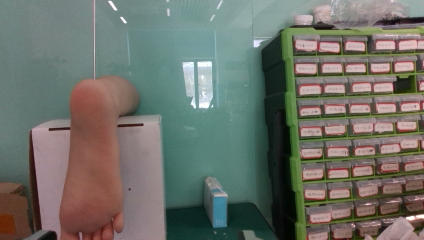
#> input picture debug/pry_buckle/live_frame/color.png, 424 x 240 px, found by its file name
$ python calibrate_platform_a.py
#> lines starting #> are read from the running program, lines starting #| are printed output that depends on the picture; after the words box and inside, x2 and y2 are one past the last pixel; in counts of white or black regions, pixels touching at a corner belong together
### platform_a/handeye_calibration.py
from __future__ import annotations

import math
from dataclasses import dataclass
from typing import Any

import cv2
import numpy as np


@dataclass(frozen=True)
class BoardSettings:
    marker_length_mm: float
    marker_gap_mm: float
    markers_x: int = 4
    markers_y: int = 3
    first_marker_id: int = 0


def aruco_dictionary():
    aruco = cv2.aruco
    value = aruco.DICT_5X5_50
    if hasattr(aruco, "getPredefinedDictionary"):
        return aruco.getPredefinedDictionary(value)
    return aruco.Dictionary_get(value)


# [21 lines left out: function board_model, not called in this run]


def detect_markers(image_bgr: np.ndarray) -> tuple[list[Any], np.ndarray | None]:
    gray = cv2.cvtColor(image_bgr, cv2.COLOR_BGR2GRAY)
    aruco = cv2.aruco
    dictionary = aruco_dictionary()
    if hasattr(aruco, "ArucoDetector"):
        detector = aruco.ArucoDetector(dictionary)
        corners, ids, _ = detector.detectMarkers(gray)
    else:
        corners, ids, _ = aruco.detectMarkers(gray, dictionary)
    # 当前 OpenCV/相机组合返回 [右上, 右下, 左下, 左上]；
    # Board 的物理点顺序是 [左上, 右上, 右下, 左下]。
    # 不统一顺序时，中心点看似正确，但姿态会偏几十度。
    corners = [np.roll(np.asarray(corner), 1, axis=1) for corner in corners]
    return corners, ids


def draw_detection(image_bgr: np.ndarray, corners: list[Any], ids: np.ndarray | None) -> np.ndarray:
    output = image_bgr.copy()
    if ids is not None and len(ids):
        cv2.aruco.drawDetectedMarkers(output, corners, ids)
        text = f"Detected IDs: {', '.join(str(int(v)) for v in ids.flatten())}"
        color = (20, 180, 20)
    else:
        text = "No complete ArUco marker detected"
        color = (0, 0, 255)
    cv2.putText(output, text, (12, 28), cv2.FONT_HERSHEY_SIMPLEX, 0.65, color, 2)
    return output


# [58 lines left out: functions estimate_board_pose, pose_to_matrix, not called in this run]


def rotation_angle_degrees(rotation: np.ndarray) -> float:
    value = float(np.clip((np.trace(rotation) - 1.0) / 2.0, -1.0, 1.0))
    return math.degrees(math.acos(value))


# [87 lines left out: functions sample_distance, _mean_rotation, solve, not called in this run]

### scripts/calibrate_platform_a.py
#!/usr/bin/env python3
from __future__ import annotations

import json
import sys
from datetime import datetime
from pathlib import Path
from urllib.request import urlopen

import cv2
import numpy as np

PROJECT = Path(__file__).resolve().parents[1]
sys.path.insert(0, str(PROJECT))

from platform_a.handeye_calibration import (  # noqa: E402
    BoardSettings,
    detect_markers,
    draw_detection,
    estimate_board_pose,
    pose_to_matrix,
    rotation_angle_degrees,
    solve,
)

STATE_URL = "http://127.0.0.1:8765/api/state"
IMAGE_URL = "http://127.0.0.1:8765/api/d435/color.png"
DATA_DIR = PROJECT / "platform_a" / "calibration_data"
SETTINGS_FILE = DATA_DIR / "board.json"
SAMPLES_FILE = DATA_DIR / "samples.json"
RESULT_FILE = PROJECT / "platform_a" / "config" / "handeye_calibration.json"


def fetch_json(url: str) -> dict:
    with urlopen(url, timeout=3) as response:
        return json.load(response)


def fetch_image() -> np.ndarray:
    with urlopen(IMAGE_URL, timeout=3) as response:
        data = np.frombuffer(response.read(), dtype=np.uint8)
    image = cv2.imdecode(data, cv2.IMREAD_COLOR)
    if image is None:
        raise RuntimeError("相机图片读取失败")
    return image


# [4 lines left out: function read_samples, not called in this run]


def save_json(path: Path, value) -> None:
    path.parent.mkdir(parents=True, exist_ok=True)
    path.write_text(json.dumps(value, ensure_ascii=False, indent=2), encoding="utf-8")


# [21 lines left out: function get_settings, not called in this run]


def check_board() -> None:
    image = fetch_image()
    corners, ids = detect_markers(image)
    output = draw_detection(image, corners, ids)
    DATA_DIR.mkdir(parents=True, exist_ok=True)
    path = DATA_DIR / "board_check.png"
    cv2.imwrite(str(path), output)
    values = [] if ids is None else [int(v) for v in ids.flatten()]
    print(f"看到了 {len(values)} 个完整方块：{values}")
    print(f"检查图片已保存：{path}")
    if len(values) < 6:
        print("现在不够。请让整张标定板进入画面，并避免反光、模糊和遮挡。")
    else:
        print("画面合格，可以保存这个位置。")


# [95 lines left out: functions camera_parameters, robot_pose, capture, status, calculate, not called in this run]


def main() -> int:
    print("\n平台 A 相机标定")
    print("只读取相机和机械臂位置，不会让机械臂运动。")
    print("标定板在整个过程中必须固定不动。\n")
    while True:
        print("1. 检查标定板是否看清")
        print("2. 保存当前观察位置")
        print("3. 查看已经保存多少个")
        print("4. 满 15 个后计算")
        print("0. 退出")
        choice = input("请输入序号：").strip()
#> the answer given: 1
        try:
            if choice == "1":
                check_board()
#> in fetch_image, image is the input picture: shape (240, 424, 3); mean B, G, R 104.8, 112.7, 110
#> in detect_markers, `gray = cv2.cvtColor(image_bgr, cv2.COLOR_BGR2GRAY)`:
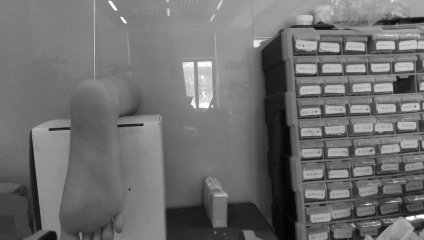
#> gray: shape (240, 424); min 3, max 254, mean 110.9
#> in detect_markers, `corners, ids, _ = detector.detectMarkers(gray)`: corners = (); ids = None
#> in detect_markers, `corners = [np.roll(np.asarray(corner), 1, axis=1) for corner in corners]`: corners = []
#> in draw_detection, `cv2.putText(output, text, (12, 28), cv2.FONT_HERSHEY_SIMPLEX, 0.65, co..`:
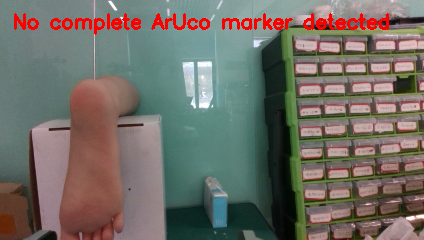
#> output: shape (240, 424, 3); 2.4% of pixels changed, all inside (x1, y1, x2, y2) = (14, 13, 389, 35)
#| 看到了 0 个完整方块：[]
            elif choice == "2":
                capture()
            elif choice == "3":
                status()
            elif choice == "4":
                calculate()
            elif choice == "0":
                return 0
            else:
                print("请输入 0～4。")
        except Exception as error:
            print(f"没有完成：{error}")
        print()


if __name__ == "__main__":
#> (the run stopped early here; a loop or call above may not have finished)
